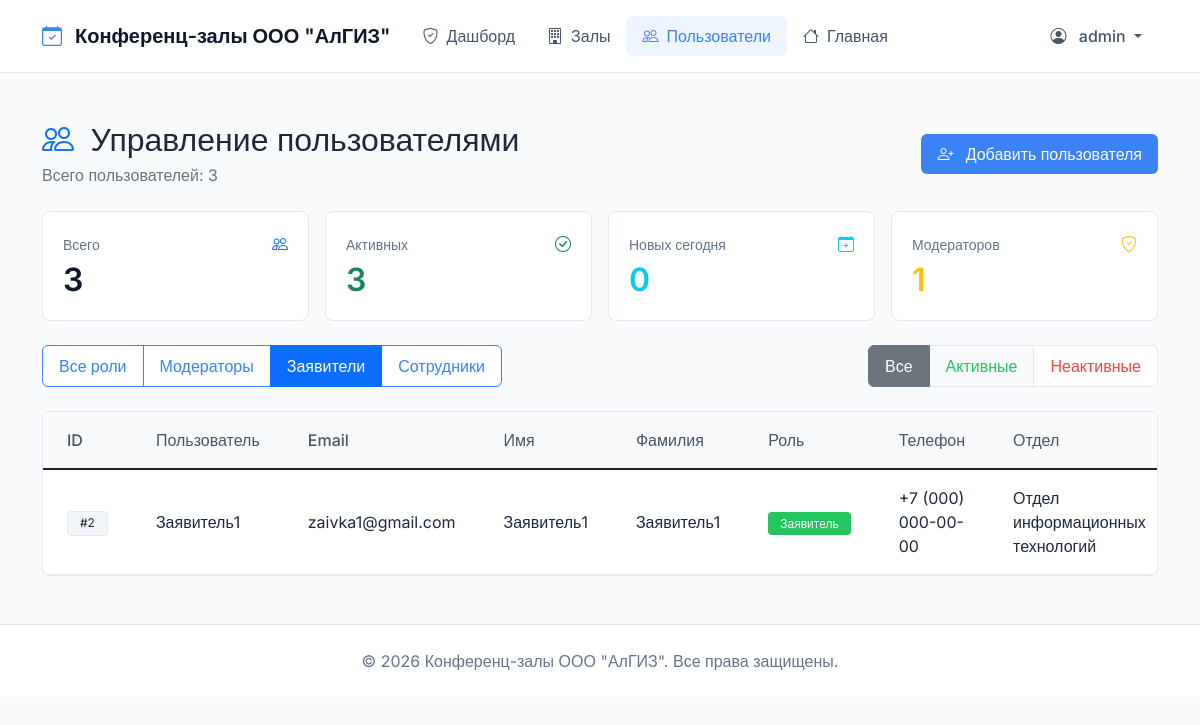
Before: /moderator/users/?role=requester&active=all (signed in) with the older database file.
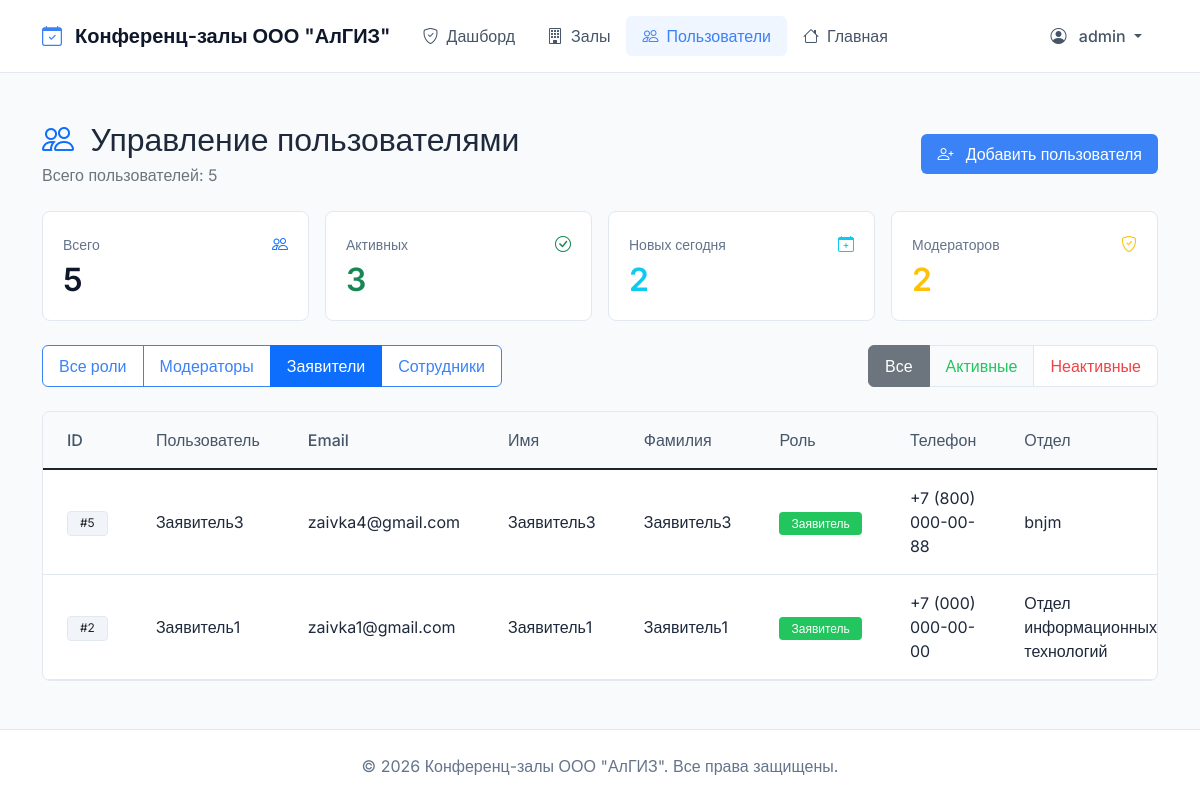
After: the same page with the newer database file.
### bookings/models.py (models this page shows, shortened)
class User(AbstractUser):
    ROLE_CHOICES = (
        ('moderator', 'Модератор'),
        ('requester', 'Заявитель'),
        ('employee', 'Сотрудник'),
    )
    role = models.CharField(max_length=20, choices=ROLE_CHOICES, default='employee', verbose_name="Роль")
    phone = models.CharField(max_length=20, blank=True, verbose_name="Телефон")
    department = models.CharField(max_length=100, blank=True, verbose_name="Отдел")
    def get_full_name(self):
        if self.first_name and self.last_name:
            return f"{self.first_name} {self.last_name}"
        return self.username
    class Meta:
        verbose_name = "Пользователь"
        verbose_name_plural = "Пользователи"

### bookings/views.py (the view)
# urls.py: path('moderator/users/', views.user_management, name='user_management'),
@moderator_required
def user_management(request):
    users = User.objects.all().order_by('-date_joined')
    role_filter = request.GET.get('role', 'all')
    active_filter = request.GET.get('active', 'all')
    if role_filter != 'all':
        users = users.filter(role=role_filter)
    if active_filter == 'active':
        users = users.filter(is_active=True)
    elif active_filter == 'inactive':
        users = users.filter(is_active=False)
    page = request.GET.get('page', 1)
    paginator = Paginator(users, 20)
    try:
        users = paginator.page(page)
    except PageNotAnInteger:
        users = paginator.page(1)
    except EmptyPage:
        users = paginator.page(paginator.num_pages)
    today = timezone.now().date()
    stats = {
        'total': User.objects.count(),
        'moderators': User.objects.filter(role='moderator').count(),
        'requesters': User.objects.filter(role='requester').count(),
        'employees': User.objects.filter(role='employee').count(),
        'active': User.objects.filter(is_active=True).count(),
        'new_today': User.objects.filter(date_joined__date=today).count(),
    }
    return render(request, 'bookings/user_management.html', {
        'users': users,
        'stats': stats,
        'role_filter': role_filter,
        'active_filter': active_filter
    })

### bookings/templates/bookings/user_management.html (shortened to what the changed rows need)
{% extends 'bookings/base.html' %}
{% load static %}
{% block content %}
<div class="row mb-4">
    <div class="col-12">
        <div class="d-flex flex-wrap justify-content-between align-items-center gap-3">
            <div>
                <h2 class="fw-semibold mb-1">
                    <i class="bi bi-people text-primary me-2"></i>
                    Управление пользователями
                </h2>
                <p class="text-secondary mb-0">Всего пользователей: {{ stats.total }}</p>
            </div>
        </div>
    </div>
</div>
<div class="row g-3 mb-4">
    <div class="col-md-3">
        <div class="stat-card">
            <div class="d-flex align-items-center justify-content-between mb-2">
                <span class="stat-label">Всего</span>
                <i class="bi bi-people text-primary"></i>
            </div>
            <div class="stat-value">{{ stats.total }}</div>
        </div>
    </div>
    <div class="col-md-3">
        <div class="stat-card">
            <div class="d-flex align-items-center justify-content-between mb-2">
                <span class="stat-label">Новых сегодня</span>
                <i class="bi bi-calendar-plus text-info"></i>
            </div>
            <div class="stat-value text-info">{{ stats.new_today }}</div>
        </div>
    </div>
    <div class="col-md-3">
        <div class="stat-card">
            <div class="d-flex align-items-center justify-content-between mb-2">
                <span class="stat-label">Модераторов</span>
                <i class="bi bi-shield-check text-warning"></i>
            </div>
            <div class="stat-value text-warning">{{ stats.moderators }}</div>
        </div>
    </div>
</div>
<div class="row">
    <div class="col-12">
        <div class="border rounded-3 bg-white overflow-hidden">
            {% if users %}
                <div class="table-responsive">
                    <table class="table table-hover align-middle mb-0">
                        <thead class="bg-light">
                            <tr>
                                <th class="px-4 py-3 fw-medium">ID</th>
                                <th class="px-4 py-3 fw-medium">Пользователь</th>
                                <th class="px-4 py-3 fw-medium">Email</th>
                                <th class="px-4 py-3 fw-medium">Имя</th>
                                <th class="px-4 py-3 fw-medium">Фамилия</th>
                                <th class="px-4 py-3 fw-medium">Роль</th>
                                <th class="px-4 py-3 fw-medium">Телефон</th>
                                <th class="px-4 py-3 fw-medium">Отдел</th>
                            </tr>
                        </thead>
                        <tbody>
                            {% for user in users %}
                                <tr>
                                    <td class="px-4 py-3">
                                        <span class="badge bg-light text-dark">#{{ user.id }}</span>
                                    </td>
                                    <td class="px-4 py-3 fw-medium">{{ user.username }}</td>
                                    <td class="px-4 py-3">{{ user.email }}</td>
                                    <td class="px-4 py-3">{{ user.first_name|default:"—" }}</td>
                                    <td class="px-4 py-3">{{ user.last_name|default:"—" }}</td>
                                    <td class="px-4 py-3">
                                        <span class="badge
                                            {% if user.role == 'moderator' %}bg-warning
                                            {% elif user.role == 'requester' %}bg-success
                                            {% else %}bg-info{% endif %}">
                                            {{ user.get_role_display }}
                                        </span>
                                    </td>
                                    <td class="px-4 py-3">{{ user.phone|default:"—" }}</td>
                                    <td class="px-4 py-3">{{ user.department|default:"—" }}</td>
                                </tr>
                            {% endfor %}
                        </tbody>
                    </table>
                </div>
            {% endif %}
        </div>
    </div>
</div>
{% endblock %}

Changed rows visible on the page:
added User: id "5", username "Заявитель3", email "zaivka4@gmail.com", first_name "Заявитель3", last_name "Заявитель3", role "Заявитель", phone "+7 (800) 000-00-88", department "bnjm"
Other visible differences:
{{ stats.total }}: "3" → "5"
{{ stats.new_today }}: "0" → "2"
{{ stats.moderators }}: "1" → "2"
